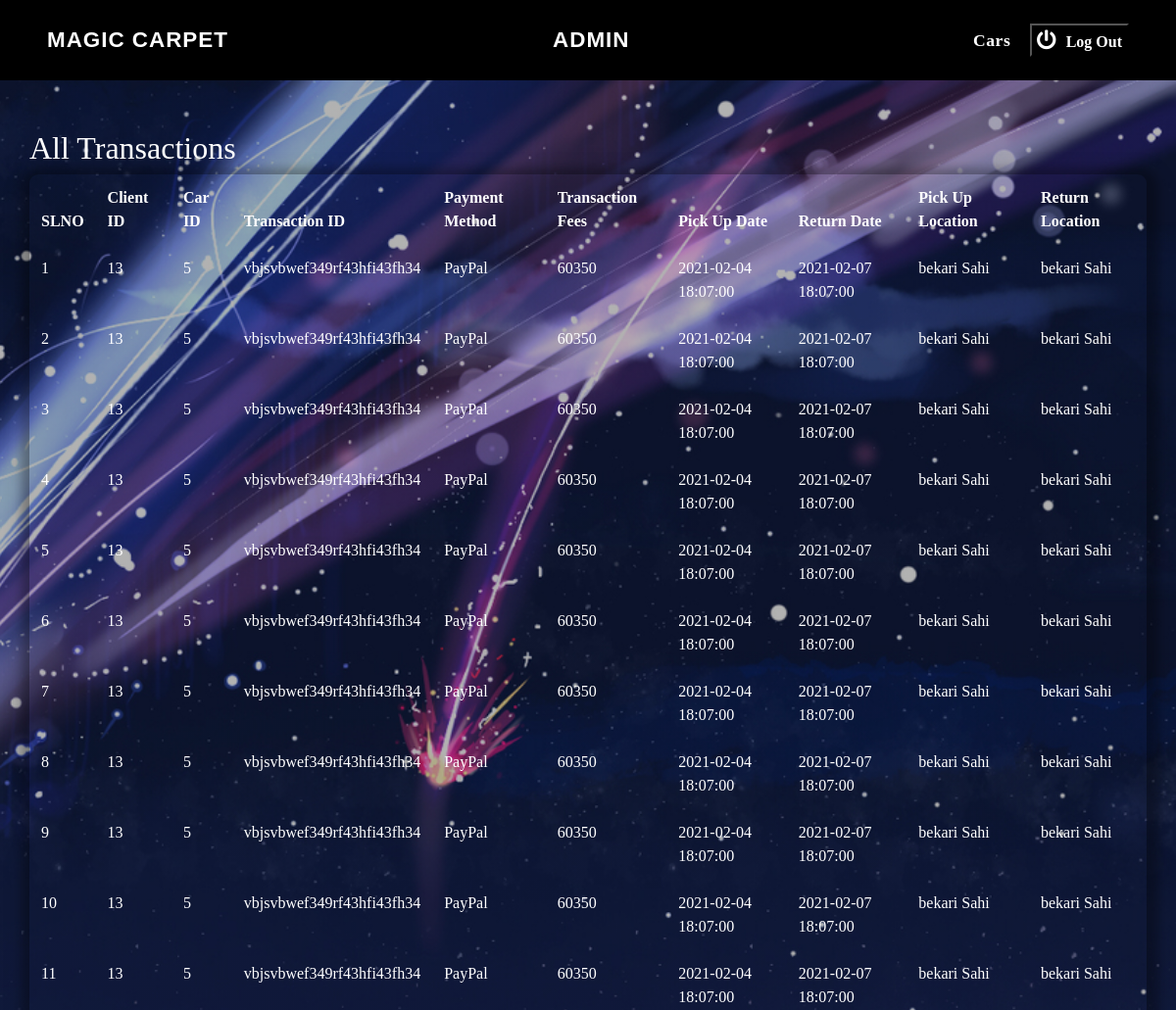
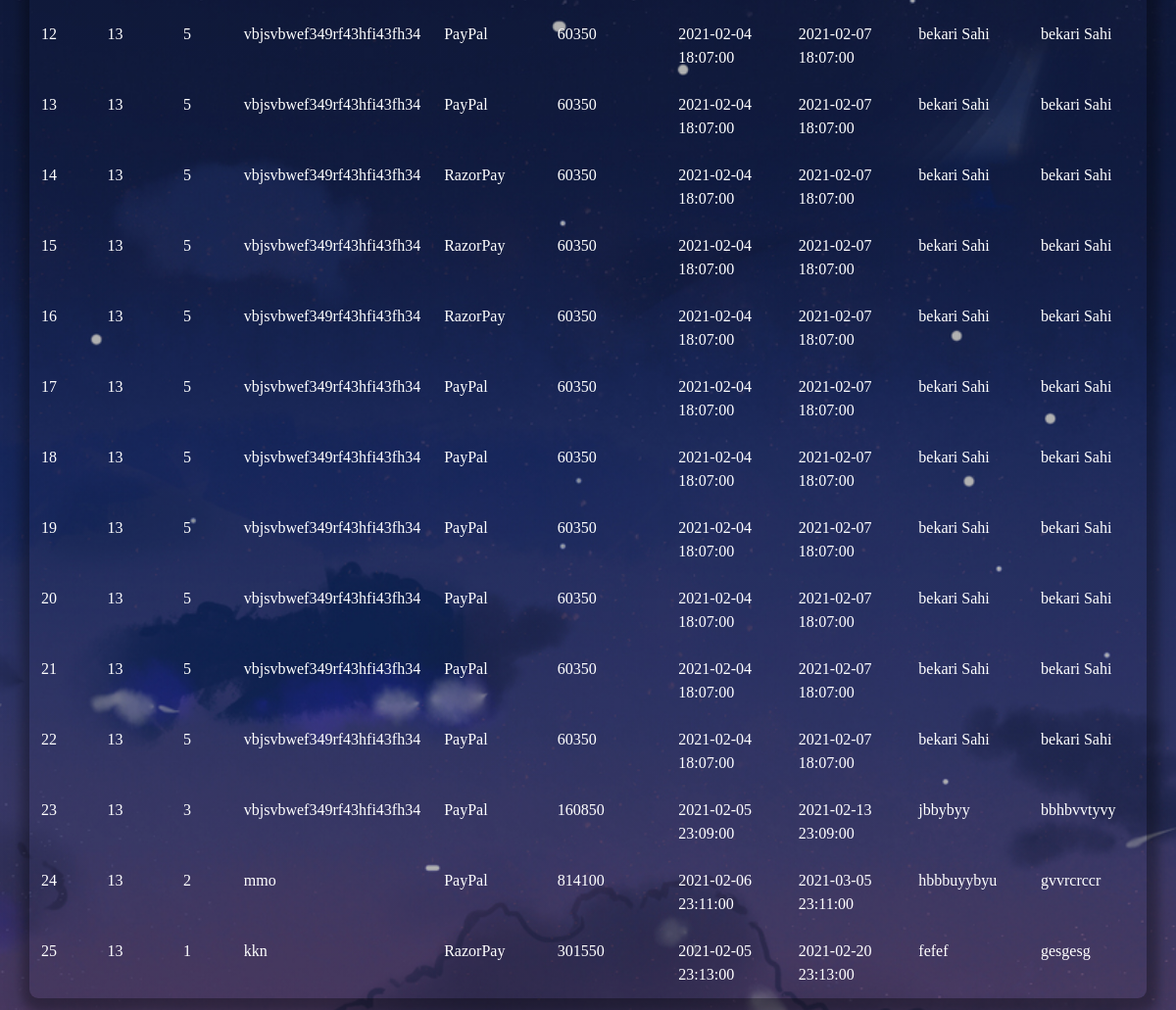
Page /dashboard.php on the committed database (2 pictures, top to bottom).
### tables this page shows
CREATE TABLE `transaction` (
  `id` int(11) NOT NULL,
  `clientid` int(11) NOT NULL,
  `carid` int(11) NOT NULL,
  `tranid` varchar(255) NOT NULL,
  `pmethod` varchar(40) NOT NULL,
  `tfee` int(11) NOT NULL,
  `pDate` datetime NOT NULL,
  `rDate` datetime NOT NULL,
  `pLoc` varchar(255) NOT NULL,
  `rLoc` varchar(255) NOT NULL
);

### dashboard.php (the view, shortened to what this page needs)
<?php
require_once "config.php";
?>
<!DOCTYPE html>
<html lang="en">
<head>
<link rel="stylesheet" href="css/header.css" />
    <link rel="stylesheet" href="css/bootstrap.min.css">
<link rel="stylesheet" href="https://cdnjs.cloudflare.com/ajax/libs/font-awesome/5.15.1/css/all.min.css" />
</head>
<body class="body">
<header class="d-flex justify-content-between align-items-center px-5 py-4">
			<p class="logo m-0">Magic Carpet</p>
			<p class="logo m-0" style="text-align:center;">Admin</p>
			<nav class="d-flex align-items-center">
				<a href="cars.php">Cars</a>
				<button onClick='logOut()' name='logOut' style='background-color:rgba(0,0,0,0.0);' data-toggle='tooltip' title='Log Out'><i class='fas fa-power-off' style='padding:5px;font-size:20px;font-weight:bold;color:white'></i></i><span style='padding:5px;font-weight:bold;color:white'>Log Out</button>
			</nav>
		</header>
<div class="container-fluid maindiv">
<div class="wrapper" style="margin-top:50px;">
<div class="container-fluid">
<div class="row">
<div class="col-md-12">
<div class="page-header clearfix">
<h2 class="headerhead">All Transactions </h2>
</div>
<?php
$sql = "SELECT * FROM transaction";
if($stmt = $mysqli -> prepare($sql)){
$stmt -> execute();
$stmt -> store_result();
$totalrows=$stmt->num_rows;
$stmt -> bind_result($slno,$cid,$carId,$tid,$pmet,$tfee,$pd,$rd,$pl,$rl);
if($totalrows > 0)
{
echo "<table class='table table-resposive table-borderless' style='box-shadow:2px 4px 8px 10px rgba(0, 0, 0, 0.2), 2px 6px 20px 10px rgba(0, 0, 0, 0.19);padding:30px;border-radius:9px;'>";
echo "<thead>";
echo "<tr>";
echo "<th>SLNO</th>";
echo "<th>Client ID</th>";
echo "<th>Car ID</th>";
echo "<th>Transaction ID</th>";
echo "<th>Payment Method</th>";
echo "<th>Transaction Fees</th>";
echo "<th>Pick Up Date</th>";
echo "<th>Return Date</th>";
echo "<th>Pick Up Location</th>";
echo "<th>Return Location</th>";
echo "</tr>";
echo "</thead>";
echo "<tbody>";
while ($row = $stmt -> fetch())
{
echo "<tr>";
echo "<td>" . $slno."</td>";
echo "<td>" . $cid. "</td>";
echo "<td>" . $carId. "</td>";
echo "<td>" . $tid. "</td>";
echo "<td>" . $pmet. "</td>";
echo "<td>" . $tfee. "</td>";
echo "<td>" . $pd. "</td>";
echo "<td>" . $rd. "</td>";
echo "<td>" . $pl. "</td>";
echo "<td>" . $rl. "</td>";
echo "</tr>";
}
echo "</tbody>";
echo "</table>";
}
else
{
echo "<p><em>No records were found.</em></p>";
}
}
?>
</div>
</div>
</div>
</div>
</div>
</body>
</html>

### css/header.css (style rules this page uses)
* { padding: 0; margin: 0; box-sizing: border-box; }
body { min-height: 100vh; overflow-x: hidden; font-family: arial; }
p { font-family: arial; }
header { background-color: #000; top: 0; width: 100%; }
header p.logo { color: #fff; font-size: 1.4rem; font-weight: 600; text-transform: uppercase; letter-spacing: 1px; }
header nav a { color: #fff; font-size: 1.1rem; font-weight: 600; display: flex; padding: 0 1.2rem; text-align: center; text-decoration: none; letter-spacing: 0.6px; }

### dashboard.php (style rules this page uses)
* { margin:0; padding:0; color:white; font-family:calibri; }
.body { background-image: linear-gradient(rgba(0, 0, 0, 0.3), rgba(0, 0, 0, 0.3)), url(sky.jpg); height: auto; width: auto; overflow-x: auto; background-attachment: fixed; background-position: center; background-repeat: no-repeat; background-size: cover; }

### rows in the picture
transaction: id "1", clientid "13", carid "5", tranid "vbjsvbwef349rf43hfi43fh34", pmethod "PayPal", tfee "60350", pDate "2021-02-04 18:07:00", rDate "2021-02-07 18:07:00", pLoc "bekari Sahi", rLoc "bekari Sahi"
transaction: id "2", clientid "13", carid "5", tranid "vbjsvbwef349rf43hfi43fh34", pmethod "PayPal", tfee "60350", pDate "2021-02-04 18:07:00", rDate "2021-02-07 18:07:00", pLoc "bekari Sahi", rLoc "bekari Sahi"
transaction: id "3", clientid "13", carid "5", tranid "vbjsvbwef349rf43hfi43fh34", pmethod "PayPal", tfee "60350", pDate "2021-02-04 18:07:00", rDate "2021-02-07 18:07:00", pLoc "bekari Sahi", rLoc "bekari Sahi"
transaction: id "4", clientid "13", carid "5", tranid "vbjsvbwef349rf43hfi43fh34", pmethod "PayPal", tfee "60350", pDate "2021-02-04 18:07:00", rDate "2021-02-07 18:07:00", pLoc "bekari Sahi", rLoc "bekari Sahi"
transaction: id "5", clientid "13", carid "5", tranid "vbjsvbwef349rf43hfi43fh34", pmethod "PayPal", tfee "60350", pDate "2021-02-04 18:07:00", rDate "2021-02-07 18:07:00", pLoc "bekari Sahi", rLoc "bekari Sahi"
transaction: id "6", clientid "13", carid "5", tranid "vbjsvbwef349rf43hfi43fh34", pmethod "PayPal", tfee "60350", pDate "2021-02-04 18:07:00", rDate "2021-02-07 18:07:00", pLoc "bekari Sahi", rLoc "bekari Sahi"
transaction: id "7", clientid "13", carid "5", tranid "vbjsvbwef349rf43hfi43fh34", pmethod "PayPal", tfee "60350", pDate "2021-02-04 18:07:00", rDate "2021-02-07 18:07:00", pLoc "bekari Sahi", rLoc "bekari Sahi"
transaction: id "8", clientid "13", carid "5", tranid "vbjsvbwef349rf43hfi43fh34", pmethod "PayPal", tfee "60350", pDate "2021-02-04 18:07:00", rDate "2021-02-07 18:07:00", pLoc "bekari Sahi", rLoc "bekari Sahi"
transaction: id "9", clientid "13", carid "5", tranid "vbjsvbwef349rf43hfi43fh34", pmethod "PayPal", tfee "60350", pDate "2021-02-04 18:07:00", rDate "2021-02-07 18:07:00", pLoc "bekari Sahi", rLoc "bekari Sahi"
transaction: id "10", clientid "13", carid "5", tranid "vbjsvbwef349rf43hfi43fh34", pmethod "PayPal", tfee "60350", pDate "2021-02-04 18:07:00", rDate "2021-02-07 18:07:00", pLoc "bekari Sahi", rLoc "bekari Sahi"
transaction: id "11", clientid "13", carid "5", tranid "vbjsvbwef349rf43hfi43fh34", pmethod "PayPal", tfee "60350", pDate "2021-02-04 18:07:00", rDate "2021-02-07 18:07:00", pLoc "bekari Sahi", rLoc "bekari Sahi"
transaction: id "12", clientid "13", carid "5", tranid "vbjsvbwef349rf43hfi43fh34", pmethod "PayPal", tfee "60350", pDate "2021-02-04 18:07:00", rDate "2021-02-07 18:07:00", pLoc "bekari Sahi", rLoc "bekari Sahi"
transaction: id "13", clientid "13", carid "5", tranid "vbjsvbwef349rf43hfi43fh34", pmethod "PayPal", tfee "60350", pDate "2021-02-04 18:07:00", rDate "2021-02-07 18:07:00", pLoc "bekari Sahi", rLoc "bekari Sahi"
transaction: id "14", clientid "13", carid "5", tranid "vbjsvbwef349rf43hfi43fh34", pmethod "RazorPay", tfee "60350", pDate "2021-02-04 18:07:00", rDate "2021-02-07 18:07:00", pLoc "bekari Sahi", rLoc "bekari Sahi"
transaction: id "15", clientid "13", carid "5", tranid "vbjsvbwef349rf43hfi43fh34", pmethod "RazorPay", tfee "60350", pDate "2021-02-04 18:07:00", rDate "2021-02-07 18:07:00", pLoc "bekari Sahi", rLoc "bekari Sahi"
transaction: id "16", clientid "13", carid "5", tranid "vbjsvbwef349rf43hfi43fh34", pmethod "RazorPay", tfee "60350", pDate "2021-02-04 18:07:00", rDate "2021-02-07 18:07:00", pLoc "bekari Sahi", rLoc "bekari Sahi"
transaction: id "17", clientid "13", carid "5", tranid "vbjsvbwef349rf43hfi43fh34", pmethod "PayPal", tfee "60350", pDate "2021-02-04 18:07:00", rDate "2021-02-07 18:07:00", pLoc "bekari Sahi", rLoc "bekari Sahi"
transaction: id "18", clientid "13", carid "5", tranid "vbjsvbwef349rf43hfi43fh34", pmethod "PayPal", tfee "60350", pDate "2021-02-04 18:07:00", rDate "2021-02-07 18:07:00", pLoc "bekari Sahi", rLoc "bekari Sahi"
transaction: id "19", clientid "13", carid "5", tranid "vbjsvbwef349rf43hfi43fh34", pmethod "PayPal", tfee "60350", pDate "2021-02-04 18:07:00", rDate "2021-02-07 18:07:00", pLoc "bekari Sahi", rLoc "bekari Sahi"
transaction: id "20", clientid "13", carid "5", tranid "vbjsvbwef349rf43hfi43fh34", pmethod "PayPal", tfee "60350", pDate "2021-02-04 18:07:00", rDate "2021-02-07 18:07:00", pLoc "bekari Sahi", rLoc "bekari Sahi"
transaction: id "21", clientid "13", carid "5", tranid "vbjsvbwef349rf43hfi43fh34", pmethod "PayPal", tfee "60350", pDate "2021-02-04 18:07:00", rDate "2021-02-07 18:07:00", pLoc "bekari Sahi", rLoc "bekari Sahi"
transaction: id "22", clientid "13", carid "5", tranid "vbjsvbwef349rf43hfi43fh34", pmethod "PayPal", tfee "60350", pDate "2021-02-04 18:07:00", rDate "2021-02-07 18:07:00", pLoc "bekari Sahi", rLoc "bekari Sahi"
transaction: id "23", clientid "13", carid "3", tranid "vbjsvbwef349rf43hfi43fh34", pmethod "PayPal", tfee "160850", pDate "2021-02-05 23:09:00", rDate "2021-02-13 23:09:00", pLoc "jbbybyy", rLoc "bbhbvvtyvy"
transaction: id "24", clientid "13", carid "2", tranid "mmo", pmethod "PayPal", tfee "814100", pDate "2021-02-06 23:11:00", rDate "2021-03-05 23:11:00", pLoc "hbbbuyybyu", rLoc "gvvrcrccr"
transaction: id "25", clientid "13", carid "1", tranid "kkn", pmethod "RazorPay", tfee "301550", pDate "2021-02-05 23:13:00", rDate "2021-02-20 23:13:00", pLoc "fefef", rLoc "gesgesg"
